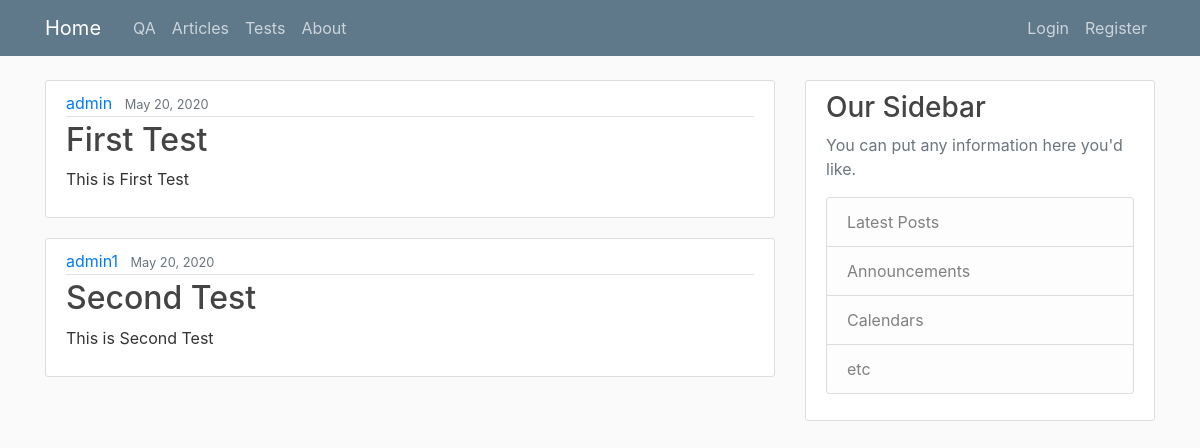
The app's page /tst/ with its own data.
### tst/models.py (models this page shows, shortened)
class Test(models.Model):
	title = models.CharField(max_length=100)
	content = models.TextField()
	date_posted = models.DateTimeField(default=timezone.now)
	author = models.ForeignKey(User, on_delete=models.CASCADE)

### tst/views.py (the view)
# urls.py: path('tst/', include('tst.urls')),
def tst(request):
	context = {
		'tests': Test.objects.all()
	}
	return render(request, 'tst/tstpage.html', context)

### tst/templates/tst/tstpage.html
{% extends "base/common.html" %}
{% block content %}
	{% for test in tests %}
		<article class="media content-section">
          <div class="media-body">
            <div class="article-metadata">
              <a class="mr-2" href="#">{{ test.author }}</a>
              <small class="text-muted">{{ test.date_posted|date:"F d, Y" }}</small>
            </div>
            <h2><a class="article-title" href="#">{{ test.title }}</a></h2>
            <p class="article-content">{{ test.content }}</p>
          </div>
        </article>
	{% endfor %}
{% endblock %}

### base/static/base/main.css (style rules this page uses)
body { background: #fafafa; color: #333333; margin-top: 5rem; }
h1, h2, h3, h4, h5, h6 { color: #444444; }
.content-section { background: #ffffff; padding: 10px 20px; border: 1px solid #dddddd; border-radius: 3px; margin-bottom: 20px; }
.article-title { color: #444444; }
.article-content { white-space: pre-line; }
.article-metadata { padding-bottom: 1px; margin-bottom: 4px; border-bottom: 1px solid #e3e3e3 }

### records on screen
Test: author "admin", date_posted "May 20, 2020", title "First Test", content "This is First Test"
Test: author "admin1", date_posted "May 20, 2020", title "Second Test", content "This is Second Test"
